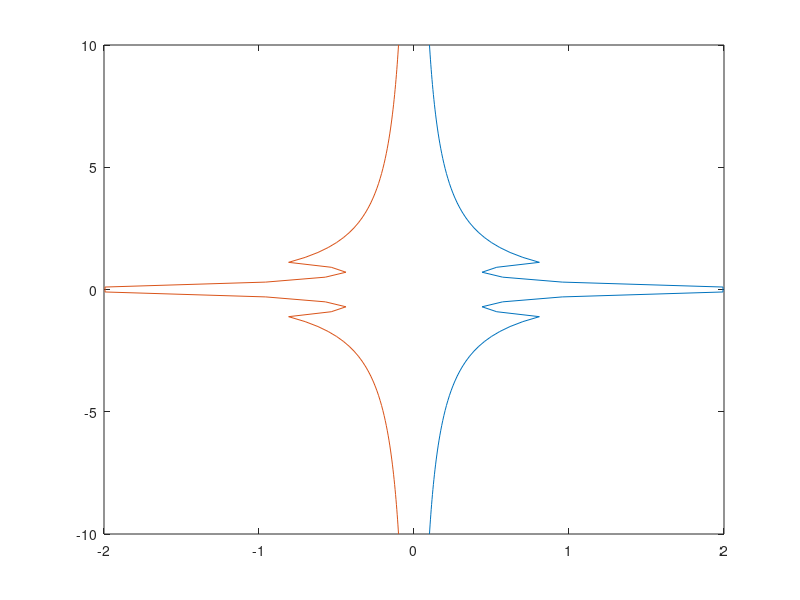

Write MATLAB code to recreate this figure.
y=linspace(-10,10,100);
x1=log((1+sqrt(1+y.^2))./y)-sqrt(1-y.^2);
plot(x1,y);
hold on;
x2=log((1-sqrt(1+y.^2))./y)+sqrt(1-y.^2);
plot(x2,y);